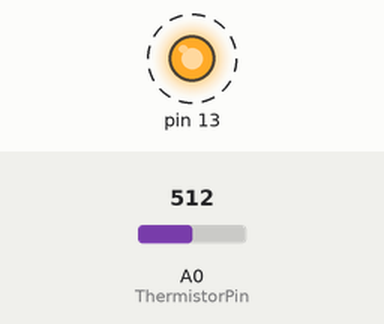
Bench run of a sketch on a simulated Arduino Uno, built with avr-gcc and run on an emulated ATmega328P. Parts: output pins drawn as LEDs (lit = HIGH). Dashed ring = blinking. Inputs (shaded band) come from the test bench; at power-on: A0 (ThermistorPin) = 512. What the sketch prints to the serial monitor is not drawn.

Above: at 2.8 s.
2.9 s: A0 (ThermistorPin) set to 1013
6.4 s: A0 (ThermistorPin) set to 1023
Timing chart, 0 to 17.5 s (numbered marks = the images above; inputs shaded):
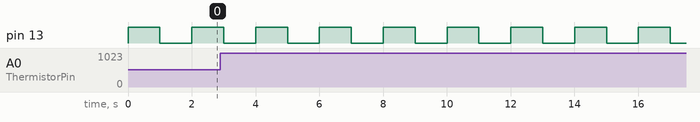

The sketch:

ThermistorTest.ino
```cpp
int ThermistorPin = 0;
int Vo;
float R1 = 10000;
float logR, R, R2, T;
//float c1 = 1.009249522e-03, c2 = 2.378405444e-04, c3 = 2.019202697e-07;
float c1 = 3.354016e-03, c2 = 2.569850e-04, c3 = 2.620131e-07, c4 = 6.383091e-08;

void setup() {
  Serial.begin(57600);
  pinMode(13, OUTPUT);
}

void loop() {
  Vo = analogRead(ThermistorPin);
  R2 = R1 * (1023.0 / (float)Vo - 1.0);
  R = R2 / 10000.0;
  logR = log(R);
  T = (1.0 / (c1 + c2*logR + c3*logR*logR + c4*logR*logR*logR));
  T = T - 273.15;
  //T = (T * 9.0)/ 5.0 + 32.0;

  Serial.print("Temperature: ");
  Serial.print(T);
  Serial.println(" C");

//  delay(500);

  digitalWrite(13, HIGH);   // turn the LED on (HIGH is the voltage level)
  delay(1000);              // wait for a second
  digitalWrite(13, LOW);    // turn the LED off by making the voltage LOW
  delay(1000);              // wait for a second
}
```

Measured:
- by itself, pin 13: alternates HIGH for 1.0 s and LOW for 1.0 s
